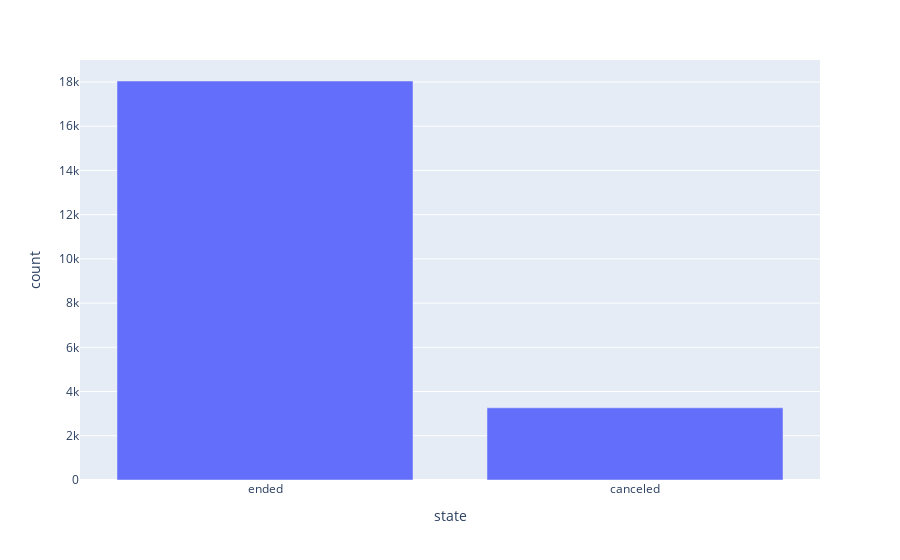

The cell this chart's notebook holds for it:
### Code cell
print(f"Nombre de voiture : {data.value_counts(subset='car_id').sum()}")
# print(f"{data[data['']]}")
print("Distribution des ended et canceled :")
plot = px.bar(data.value_counts(subset='state').reset_index(),x='state',y='count')
plot.show()

### Figure 1 — Plotly figure (JSON) as saved in the notebook; plotly's stock layout.template omitted (floating-point values rounded to 4 significant figures)
{"data": [{"hovertemplate": "state=%{x}<br>count=%{y}<extra></extra>", "legendgroup": "", "marker": {"color": "#636efa", "pattern": {"shape": ""}}, "name": "", "orientation": "v", "showlegend": false, "textposition": "auto", "type": "bar", "x": ["ended", "canceled"], "xaxis": "x", "y": [18045, 3265], "yaxis": "y"}], "layout": {"barmode": "relative", "legend": {"tracegroupgap": 0}, "margin": {"t": 60}, "xaxis": {"anchor": "y", "domain": [0, 1], "title": {"text": "state"}}, "yaxis": {"anchor": "x", "domain": [0, 1], "title": {"text": "count"}}}}
